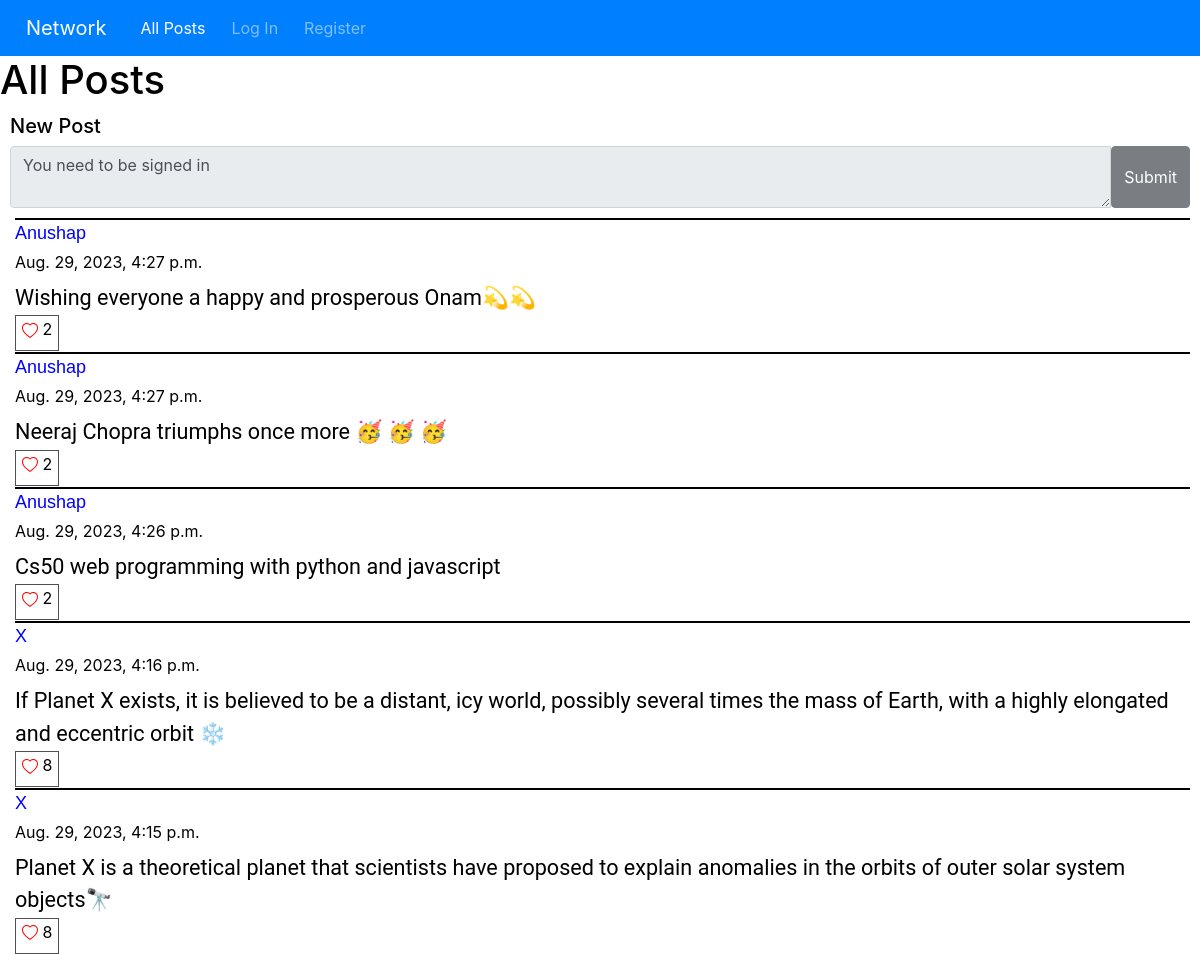
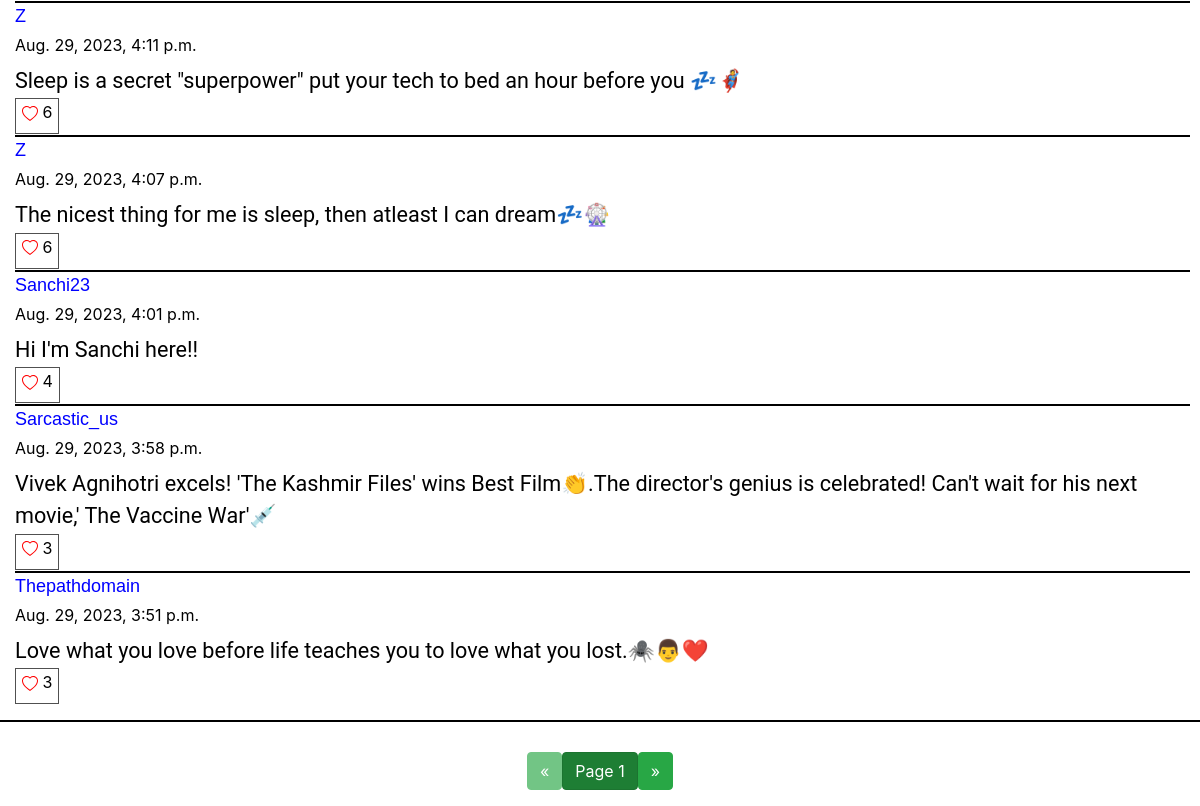
The page / on the database its author committed (2 pictures, top to bottom).
### network/models.py (models this page shows, shortened)
class Posts(models.Model):
    content = models.TextField(blank=False)
    user = models.ForeignKey(User, on_delete=models.CASCADE, related_name="user_posts")
    like = models.IntegerField(default=0)
    time = models.DateTimeField(auto_now_add=True)

class User(AbstractUser):
    pass

### network/views.py (the view)
# urls.py: path("", views.index, name="index"),
def index(request):
    posts = get_page(1)
    liked_posts = liked_list(posts, request.user)
    return render(request, "network/index.html", {
        "posts": posts,
        "liked_posts": liked_posts,
        "pages": "page"
    })

### network/views.py (called while the page is built)
def liked_list(posts, user):
    liked_posts = []
    for post in posts:
        for p in post.liked_usr.all():
            for usr in p.liked_users.all():
                if usr == user:
                    liked_posts.append(post.id)
    return liked_posts

def get_page(page_id):
    posts = Posts.objects.all().order_by('-time')
    return Paginator(posts, 10).page(page_id)

### network/templates/network/index.html (shortened to what this page needs)
{% extends "network/layout.html" %}
{% load static %}
{% block body %}
<h1>All Posts</h1>
    <div id="all_posts" style="position: relative; margin-bottom: 30px;">
        {% if request.user.is_authenticated %}
            <div id="post-form">
                <div style="border: 1px solid #D3D3D3;width: 100%;height: 100px">
                <h5 style="color:black;">New Post</h5>
                <form action="{% url 'new-post' %}" method="POST">
                    {% csrf_token %}
                    <div class="input-group" style="position: relative; top: -10px;">
                        <textarea class="form-control" aria-label="With textarea" rows="2" cols="1" name="content"></textarea>
                        <input type="submit" class="btn btn-primary" value="Submit">
                    </div>
                </form>
            </div>
        </div>
        {% else %}
        <div id="post-form">
            <h5 style="color: black;">New Post</h5>
            <form>
                <div class="input-group">
                    <textarea class="form-control" aria-label="With textarea" name="content" disabled>You need to be signed in</textarea>
                    <input type="submit" class="btn btn-dark" disabled value="Submit">
                </div>
            </form>
        </div>
        {% endif %}
        <div id="posts">
            {% for post in posts %}
                <div class="post-item post-content" id="post-item-{{ post.id }}">
                        <p class="post-user">
                            <a href="{% url 'user-posts' post.user.id 1 %}" class="post-user" style="color: blue;"> {{ post.user }}</a>
                        </p>
                        <label class="time-data" style="color: black;">{{ post.time }}</label>
                        <br/>
                        <div class="post-text" style="color: black;" id="post-text-{{ post.id }}">{{ post.content }}</div>
                        {% if user.is_authenticated %}
                            {% if post.id in liked_posts %}
                                <div id="like-btn-{{ post.id }}">
                                    <button class="like-btn" onclick="like_post('{{ post.id }}');">
                                        <svg xmlns="http://www.w3.org/2000/svg" width="16" height="16" fill="red" class="bi bi-heart-fill" viewBox="0 0 16 16">
                                            <path fill-rule="evenodd" d="M8 1.314C12.438-3.248 23.534 4.735 8 15-7.534 4.736 3.562-3.248 8 1.314z"/>
                                        </svg>
                                        <label class="bi-heart" id="like-no-{{ post.id }}">{{ post.like }}</label>
                                    </button>
                                </div>
                            {% else %}
                                <div id="like-btn-{{ post.id }}">
                                    <button class="like-btn" onclick="like_post('{{ post.id }}');">
                                        <svg xmlns="http://www.w3.org/2000/svg" width="16" height="16" fill="red" class="bi bi-heart" viewBox="0 0 16 16">
                                            <path d="m8 2.748-.717-.737C5.6.281 2.514.878 1.4 3.053c-.523 1.023-.641 2.5.314 4.385.92 1.815 2.834 3.989 6.286 6.357 3.452-2.368 5.365-4.542 6.286-6.357.955-1.886.838-3.362.314-4.385C13.486.878 10.4.28 8.717 2.01L8 2.748zM8 15C-7.333 4.868 3.279-3.04 7.824 1.143c.06.055.119.112.176.171a3.12 3.12 0 0 1 .176-.17C12.72-3.042 23.333 4.867 8 15z"/>
                                        </svg>
                                        <label class="bi-heart" id="like-no-{{ post.id }}">{{ post.like }}</label>
                                    </button>
                                </div>
                            {% endif %}
                        {% else %}
                        <div id="like-btn-{{ post.id }}">
                            <button class="like-btn" onclick="alert('You must me signed in to like posts');">
                                <label class="bi-heart" id="like-no-{{ post.id }}">{{ post.like }}</label>
                            </button>
                        </div>
                        {% endif %}
                </div>
            {% endfor %}
        </div><hr style="border-color: black;border-bottom: 1px; border-style: solid;">
    </div>
    <nav aria-label="Page navigation">
            <ul class="pagination justify-content-center">
            {% if posts.has_previous %}
            <li>
                <a href="{% url pages posts.previous_page_number %}">
                <button class="btn btn-success"> &laquo; </button>
                </a>
            </li>
            {% else %}
            <li>
                <button class="btn btn-success" disabled> &laquo; </button>
            </li>
            {% endif %}
            <li>
                <a href="#">
                    <button class="btn btn-success active">Page {{ posts.number }}</button>
                </a>
            </li>
            {% if posts.has_next %}
            <li>
                <a href="{% url pages posts.next_page_number %}">
                    <button class="btn btn-success"> &raquo; </button>
                </a>
            </li>
            {% else %}
                <li>
                    <button class="btn btn-success" disabled> &raquo; </button>
                </li>
            {% endif %}
            </ul>
    </nav>
{% endblock %}

### network/templates/network/layout.html (shortened to what this page needs)
{% load static %}
<!DOCTYPE html>
<html lang="en">
    <head>
        <link rel="stylesheet" href="https://stackpath.bootstrapcdn.com/bootstrap/4.4.1/css/bootstrap.min.css">
        <link href="{% static 'network/styles.css' %}" rel="stylesheet">
    </head>
    <body>
        <nav class="navbar navbar-expand-lg navbar-dark" style="background-color:#007FFF;" id="bar">
            <a class="navbar-brand" href="{% url 'index' %}" style="color: white;">Network</a>
            <div>
              <ul class="navbar-nav mr-auto">
                <li class="nav-item">
                  <a class="nav-link" href="{% url 'index' %}" style="color: white;">All Posts</a>
                </li>
                {% if user.is_authenticated %}
                    <li class="nav-item">
                        <a class="nav-link" href="{% url 'following' 1 %}" style="color: white;">Following</a>
                    </li>
                    <li class="nav-item">
                        <a class="nav-link" href="{% url 'logout' %}" style="color: white;">Log Out</a>
                    </li>
                {% else %}
                    <li class="nav-item">
                        <a class="nav-link" href="{% url 'login' %}">Log In</a>
                    </li>
                    <li class="nav-item">
                        <a class="nav-link" href="{% url 'register' %}">Register</a>
                    </li>
                {% endif %}
              </ul>
            </div>
          </nav>
        <div class="body">
            {% block body %}
            {% endblock %}
        </div>
    </body>
</html>

### network/static/network/styles.css (style rules this page uses)
body { background-color: white; color: black; }
#bar { color: #007FFF; }
.navbar-nav { display: flex; flex-direction: row; }
.nav-item, .navbar-brand { padding-left: 10px; }
#post-form { color: black; margin: 10px; }
#posts { margin-left: 10px; margin-right: 10px; }
.post-item { border-top: 2px solid black; font-size: large; }
.post-content { color: black; margin-left: 5px; margin-bottom: 1px; }
.time-data { color: black; font-size: medium; margin-top: 1px; }
.like-btn { background-color: transparent; border: 1px solid #505050; font-size: medium; }
.post-text { font-family: Roboto; font-size: larger; margin-bottom: 1px; }
.post-user { color: black; font-family: Verdana, Geneva, Tahoma, sans-serif; text-transform: capitalize; font-size: large; margin-bottom: 1px; }

### rows shown on the page
Posts: user "Anushap", time "Aug. 29, 2023, 4:27 p.m.", content "Wishing everyone a happy and prosperous Onam💫💫", like "2"
Posts: user "Anushap", time "Aug. 29, 2023, 4:27 p.m.", content "Neeraj Chopra triumphs once more 🥳 🥳 🥳", like "2"
Posts: user "Anushap", time "Aug. 29, 2023, 4:26 p.m.", content "Cs50 web programming with python and javascript", like "2"
Posts: user "X", time "Aug. 29, 2023, 4:16 p.m.", content "If Planet X exists, it is believed to be a distant, icy world, possibly several times the mass of Earth, with a highly elongated and eccentric orbit ❄️", like "8"
Posts: user "X", time "Aug. 29, 2023, 4:15 p.m.", content "Planet X is a theoretical planet that scientists have proposed to explain anomalies in the orbits of outer solar system objects🔭", like "8"
Posts: user "Z", time "Aug. 29, 2023, 4:11 p.m.", content "Sleep is a secret \"superpower\" put your tech to bed an hour before you 💤🦸", like "6"
Posts: user "Z", time "Aug. 29, 2023, 4:07 p.m.", content "The nicest thing for me is sleep, then atleast I can dream💤🎡", like "6"
Posts: user "Sanchi23", time "Aug. 29, 2023, 4:01 p.m.", content "Hi I'm Sanchi here!!", like "4"
Posts: user "Sarcastic_us", time "Aug. 29, 2023, 3:58 p.m.", content "Vivek Agnihotri excels! 'The Kashmir Files' wins Best Film👏.The director's genius is celebrated! Can't wait for his next movie,' The Vaccine War'💉", like "3"
Posts: user "Thepathdomain", time "Aug. 29, 2023, 3:51 p.m.", content "Love what you love before life teaches you to love what you lost.🕷️👨❤️", like "3"

### other values the page prints
{{ posts.number }} "1"
